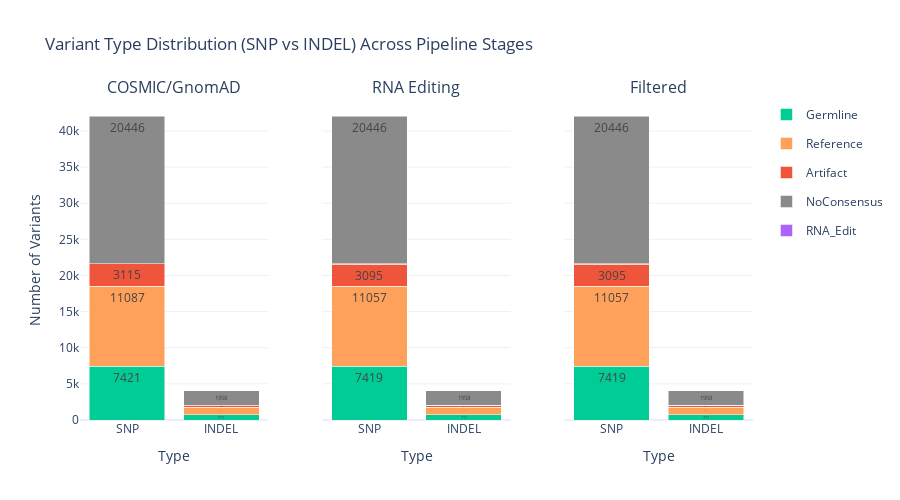
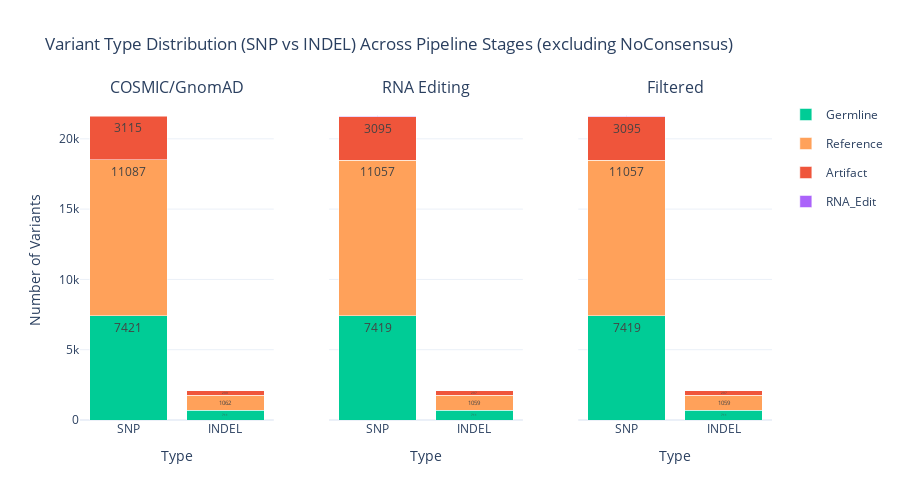

Write notebook code for charts like these, in order.
### Code cell
# Plot 2: Variant Type Distribution
print("Variant Type Distribution:")
figs = standard_visualizer.plot_variant_type_distribution()
if figs:
    for fig in figs:
        if fig:
            fig.show()

### Figure 1 — Plotly figure (JSON) as saved in the notebook; plotly's stock layout.template omitted (floating-point values rounded to 4 significant figures)
{"data": [{"hovertemplate": "<b>SNP</b><br>Germline: %{y}<extra></extra>", "legendgroup": "Germline", "marker": {"color": "#00CC96"}, "name": "Germline", "showlegend": true, "text": ["7421"], "textposition": "inside", "type": "bar", "x": ["SNP"], "xaxis": "x", "y": [7421], "yaxis": "y"}, {"hovertemplate": "<b>SNP</b><br>Reference: %{y}<extra></extra>", "legendgroup": "Reference", "marker": {"color": "#FFA15A"}, "name": "Reference", "showlegend": true, "text": ["11087"], "textposition": "inside", "type": "bar", "x": ["SNP"], "xaxis": "x", "y": [11087], "yaxis": "y"}, {"hovertemplate": "<b>SNP</b><br>Artifact: %{y}<extra></extra>", "legendgroup": "Artifact", "marker": {"color": "#EF553B"}, "name": "Artifact", "showlegend": true, "text": ["3115"], "textposition": "inside", "type": "bar", "x": ["SNP"], "xaxis": "x", "y": [3115], "yaxis": "y"}, {"hovertemplate": "<b>SNP</b><br>NoConsensus: %{y}<extra></extra>", "legendgroup": "NoConsensus", "marker": {"color": "#8A8A8A"}, "name": "NoConsensus", "showlegend": true, "text": ["20446"], "textposition": "inside", "type": "bar", "x": ["SNP"], "xaxis": "x", "y": [20446], "yaxis": "y"}, {"hovertemplate": "<b>INDEL</b><br>Germline: %{y}<extra></extra>", "legendgroup": "Germline", "marker": {"color": "#00CC96"}, "name": "Germline", "showlegend": false, "text": ["711"], "textposition": "inside", "type": "bar", "x": ["INDEL"], "xaxis": "x", "y": [711], "yaxis": "y"}, {"hovertemplate": "<b>INDEL</b><br>Reference: %{y}<extra></extra>", "legendgroup": "Reference", "marker": {"color": "#FFA15A"}, "name": "Reference", "showlegend": false, "text": ["1062"], "textposition": "inside", "type": "bar", "x": ["INDEL"], "xaxis": "x", "y": [1062], "yaxis": "y"}, {"hovertemplate": "<b>INDEL</b><br>Artifact: %{y}<extra></extra>", "legendgroup": "Artifact", "marker": {"color": "#EF553B"}, "name": "Artifact", "showlegend": false, "text": ["299"], "textposition": "inside", "type": "bar", "x": ["INDEL"], "xaxis": "x", "y": [299], "yaxis": "y"}, {"hovertemplate": "<b>INDEL</b><br>NoConsensus: %{y}<extra></extra>", "legendgroup": "NoConsensus", "marker": {"color": "#8A8A8A"}, "name": "NoConsensus", "showlegend": false, "text": ["1958"], "textposition": "inside", "type": "bar", "x": ["INDEL"], "xaxis": "x", "y": [1958], "yaxis": "y"}, {"hovertemplate": "<b>SNP</b><br>Germline: %{y}<extra></extra>", "legendgroup": "Germline", "marker": {"color": "#00CC96"}, "name": "Germline", "showlegend": false, "text": ["7419"], "textposition": "inside", "type": "bar", "x": ["SNP"], "xaxis": "x2", "y": [7419], "yaxis": "y2"}, {"hovertemplate": "<b>SNP</b><br>Reference: %{y}<extra></extra>", "legendgroup": "Reference", "marker": {"color": "#FFA15A"}, "name": "Reference", "showlegend": false, "text": ["11057"], "textposition": "inside", "type": "bar", "x": ["SNP"], "xaxis": "x2", "y": [11057], "yaxis": "y2"}, {"hovertemplate": "<b>SNP</b><br>Artifact: %{y}<extra></extra>", "legendgroup": "Artifact", "marker": {"color": "#EF553B"}, "name": "Artifact", "showlegend": false, "text": ["3095"], "textposition": "inside", "type": "bar", "x": ["SNP"], "xaxis": "x2", "y": [3095], "yaxis": "y2"}, {"hovertemplate": "<b>SNP</b><br>RNA_Edit: %{y}<extra></extra>", "legendgroup": "RNA_Edit", "marker": {"color": "#AB63FA"}, "name": "RNA_Edit", "showlegend": true, "text": ["52"], "textposition": "inside", "type": "bar", "x": ["SNP"], "xaxis": "x2", "y": [52], "yaxis": "y2"}, {"hovertemplate": "<b>SNP</b><br>NoConsensus: %{y}<extra></extra>", "legendgroup": "NoConsensus", "marker": {"color": "#8A8A8A"}, "name": "NoConsensus", "showlegend": false, "text": ["20446"], "textposition": "inside", "type": "bar", "x": ["SNP"], "xaxis": "x2", "y": [20446], "yaxis": "y2"}, {"hovertemplate": "<b>INDEL</b><br>Germline: %{y}<extra></extra>", "legendgroup": "Germline", "marker": {"color": "#00CC96"}, "name": "Germline", "showlegend": false, "text": ["711"], "textposition": "inside", "type": "bar", "x": ["INDEL"], "xaxis": "x2", "y": [711], "yaxis": "y2"}, {"hovertemplate": "<b>INDEL</b><br>Reference: %{y}<extra></extra>", "legendgroup": "Reference", "marker": {"color": "#FFA15A"}, "name": "Reference", "showlegend": false, "text": ["1059"], "textposition": "inside", "type": "bar", "x": ["INDEL"], "xaxis": "x2", "y": [1059], "yaxis": "y2"}, {"hovertemplate": "<b>INDEL</b><br>Artifact: %{y}<extra></extra>", "legendgroup": "Artifact", "marker": {"color": "#EF553B"}, "name": "Artifact", "showlegend": false, "text": ["297"], "textposition": "inside", "type": "bar", "x": ["INDEL"], "xaxis": "x2", "y": [297], "yaxis": "y2"}, {"hovertemplate": "<b>INDEL</b><br>RNA_Edit: %{y}<extra></extra>", "legendgroup": "RNA_Edit", "marker": {"color": "#AB63FA"}, "name": "RNA_Edit", "showlegend": false, "text": ["5"], "textposition": "inside", "type": "bar", "x": ["INDEL"], "xaxis": "x2", "y": [5], "yaxis": "y2"}, {"hovertemplate": "<b>INDEL</b><br>NoConsensus: %{y}<extra></extra>", "legendgroup": "NoConsensus", "marker": {"color": "#8A8A8A"}, "name": "NoConsensus", "showlegend": false, "text": ["1958"], "textposition": "inside", "type": "bar", "x": ["INDEL"], "xaxis": "x2", "y": [1958], "yaxis": "y2"}, {"hovertemplate": "<b>SNP</b><br>Germline: %{y}<extra></extra>", "legendgroup": "Germline", "marker": {"color": "#00CC96"}, "name": "Germline", "showlegend": false, "text": ["7419"], "textposition": "inside", "type": "bar", "x": ["SNP"], "xaxis": "x3", "y": [7419], "yaxis": "y3"}, {"hovertemplate": "<b>SNP</b><br>Reference: %{y}<extra></extra>", "legendgroup": "Reference", "marker": {"color": "#FFA15A"}, "name": "Reference", "showlegend": false, "text": ["11057"], "textposition": "inside", "type": "bar", "x": ["SNP"], "xaxis": "x3", "y": [11057], "yaxis": "y3"}, {"hovertemplate": "<b>SNP</b><br>Artifact: %{y}<extra></extra>", "legendgroup": "Artifact", "marker": {"color": "#EF553B"}, "name": "Artifact", "showlegend": false, "text": ["3095"], "textposition": "inside", "type": "bar", "x": ["SNP"], "xaxis": "x3", "y": [3095], "yaxis": "y3"}, {"hovertemplate": "<b>SNP</b><br>RNA_Edit: %{y}<extra></extra>", "legendgroup": "RNA_Edit", "marker": {"color": "#AB63FA"}, "name": "RNA_Edit", "showlegend": false, "text": ["52"], "textposition": "inside", "type": "bar", "x": ["SNP"], "xaxis": "x3", "y": [52], "yaxis": "y3"}, {"hovertemplate": "<b>SNP</b><br>NoConsensus: %{y}<extra></extra>", "legendgroup": "NoConsensus", "marker": {"color": "#8A8A8A"}, "name": "NoConsensus", "showlegend": false, "text": ["20446"], "textposition": "inside", "type": "bar", "x": ["SNP"], "xaxis": "x3", "y": [20446], "yaxis": "y3"}, {"hovertemplate": "<b>INDEL</b><br>Germline: %{y}<extra></extra>", "legendgroup": "Germline", "marker": {"color": "#00CC96"}, "name": "Germline", "showlegend": false, "text": ["711"], "textposition": "inside", "type": "bar", "x": ["INDEL"], "xaxis": "x3", "y": [711], "yaxis": "y3"}, {"hovertemplate": "<b>INDEL</b><br>Reference: %{y}<extra></extra>", "legendgroup": "Reference", "marker": {"color": "#FFA15A"}, "name": "Reference", "showlegend": false, "text": ["1059"], "textposition": "inside", "type": "bar", "x": ["INDEL"], "xaxis": "x3", "y": [1059], "yaxis": "y3"}, {"hovertemplate": "<b>INDEL</b><br>Artifact: %{y}<extra></extra>", "legendgroup": "Artifact", "marker": {"color": "#EF553B"}, "name": "Artifact", "showlegend": false, "text": ["297"], "textposition": "inside", "type": "bar", "x": ["INDEL"], "xaxis": "x3", "y": [297], "yaxis": "y3"}, {"hovertemplate": "<b>INDEL</b><br>RNA_Edit: %{y}<extra></extra>", "legendgroup": "RNA_Edit", "marker": {"color": "#AB63FA"}, "name": "RNA_Edit", "showlegend": false, "text": ["5"], "textposition": "inside", "type": "bar", "x": ["INDEL"], "xaxis": "x3", "y": [5], "yaxis": "y3"}, {"hovertemplate": "<b>INDEL</b><br>NoConsensus: %{y}<extra></extra>", "legendgroup": "NoConsensus", "marker": {"color": "#8A8A8A"}, "name": "NoConsensus", "showlegend": false, "text": ["1958"], "textposition": "inside", "type": "bar", "x": ["INDEL"], "xaxis": "x3", "y": [1958], "yaxis": "y3"}], "layout": {"annotations": [{"font": {"size": 16}, "showarrow": false, "text": "COSMIC/GnomAD", "x": 0.14, "xanchor": "center", "xref": "paper", "y": 1, "yanchor": "bottom", "yref": "paper"}, {"font": {"size": 16}, "showarrow": false, "text": "RNA Editing", "x": 0.5, "xanchor": "center", "xref": "paper", "y": 1, "yanchor": "bottom", "yref": "paper"}, {"font": {"size": 16}, "showarrow": false, "text": "Filtered", "x": 0.86, "xanchor": "center", "xref": "paper", "y": 1, "yanchor": "bottom", "yref": "paper"}], "barmode": "stack", "height": 500, "showlegend": true, "title": {"text": "Variant Type Distribution (SNP vs INDEL) Across Pipeline Stages"}, "xaxis": {"anchor": "y", "domain": [0, 0.28], "title": {"text": "Type"}}, "xaxis2": {"anchor": "y2", "domain": [0.36, 0.64], "title": {"text": "Type"}}, "xaxis3": {"anchor": "y3", "domain": [0.72, 1], "title": {"text": "Type"}}, "yaxis": {"anchor": "x", "domain": [0, 1], "title": {"text": "Number of Variants"}}, "yaxis2": {"anchor": "x2", "domain": [0, 1], "matches": "y", "showticklabels": false}, "yaxis3": {"anchor": "x3", "domain": [0, 1], "matches": "y", "showticklabels": false}}}

### Figure 2 — Plotly figure (JSON) as saved in the notebook; plotly's stock layout.template omitted (floating-point values rounded to 4 significant figures)
{"data": [{"hovertemplate": "<b>SNP</b><br>Germline: %{y}<extra></extra>", "legendgroup": "Germline", "marker": {"color": "#00CC96"}, "name": "Germline", "showlegend": true, "text": ["7421"], "textposition": "inside", "type": "bar", "x": ["SNP"], "xaxis": "x", "y": [7421], "yaxis": "y"}, {"hovertemplate": "<b>SNP</b><br>Reference: %{y}<extra></extra>", "legendgroup": "Reference", "marker": {"color": "#FFA15A"}, "name": "Reference", "showlegend": true, "text": ["11087"], "textposition": "inside", "type": "bar", "x": ["SNP"], "xaxis": "x", "y": [11087], "yaxis": "y"}, {"hovertemplate": "<b>SNP</b><br>Artifact: %{y}<extra></extra>", "legendgroup": "Artifact", "marker": {"color": "#EF553B"}, "name": "Artifact", "showlegend": true, "text": ["3115"], "textposition": "inside", "type": "bar", "x": ["SNP"], "xaxis": "x", "y": [3115], "yaxis": "y"}, {"hovertemplate": "<b>INDEL</b><br>Germline: %{y}<extra></extra>", "legendgroup": "Germline", "marker": {"color": "#00CC96"}, "name": "Germline", "showlegend": false, "text": ["711"], "textposition": "inside", "type": "bar", "x": ["INDEL"], "xaxis": "x", "y": [711], "yaxis": "y"}, {"hovertemplate": "<b>INDEL</b><br>Reference: %{y}<extra></extra>", "legendgroup": "Reference", "marker": {"color": "#FFA15A"}, "name": "Reference", "showlegend": false, "text": ["1062"], "textposition": "inside", "type": "bar", "x": ["INDEL"], "xaxis": "x", "y": [1062], "yaxis": "y"}, {"hovertemplate": "<b>INDEL</b><br>Artifact: %{y}<extra></extra>", "legendgroup": "Artifact", "marker": {"color": "#EF553B"}, "name": "Artifact", "showlegend": false, "text": ["299"], "textposition": "inside", "type": "bar", "x": ["INDEL"], "xaxis": "x", "y": [299], "yaxis": "y"}, {"hovertemplate": "<b>SNP</b><br>Germline: %{y}<extra></extra>", "legendgroup": "Germline", "marker": {"color": "#00CC96"}, "name": "Germline", "showlegend": false, "text": ["7419"], "textposition": "inside", "type": "bar", "x": ["SNP"], "xaxis": "x2", "y": [7419], "yaxis": "y2"}, {"hovertemplate": "<b>SNP</b><br>Reference: %{y}<extra></extra>", "legendgroup": "Reference", "marker": {"color": "#FFA15A"}, "name": "Reference", "showlegend": false, "text": ["11057"], "textposition": "inside", "type": "bar", "x": ["SNP"], "xaxis": "x2", "y": [11057], "yaxis": "y2"}, {"hovertemplate": "<b>SNP</b><br>Artifact: %{y}<extra></extra>", "legendgroup": "Artifact", "marker": {"color": "#EF553B"}, "name": "Artifact", "showlegend": false, "text": ["3095"], "textposition": "inside", "type": "bar", "x": ["SNP"], "xaxis": "x2", "y": [3095], "yaxis": "y2"}, {"hovertemplate": "<b>SNP</b><br>RNA_Edit: %{y}<extra></extra>", "legendgroup": "RNA_Edit", "marker": {"color": "#AB63FA"}, "name": "RNA_Edit", "showlegend": true, "text": ["52"], "textposition": "inside", "type": "bar", "x": ["SNP"], "xaxis": "x2", "y": [52], "yaxis": "y2"}, {"hovertemplate": "<b>INDEL</b><br>Germline: %{y}<extra></extra>", "legendgroup": "Germline", "marker": {"color": "#00CC96"}, "name": "Germline", "showlegend": false, "text": ["711"], "textposition": "inside", "type": "bar", "x": ["INDEL"], "xaxis": "x2", "y": [711], "yaxis": "y2"}, {"hovertemplate": "<b>INDEL</b><br>Reference: %{y}<extra></extra>", "legendgroup": "Reference", "marker": {"color": "#FFA15A"}, "name": "Reference", "showlegend": false, "text": ["1059"], "textposition": "inside", "type": "bar", "x": ["INDEL"], "xaxis": "x2", "y": [1059], "yaxis": "y2"}, {"hovertemplate": "<b>INDEL</b><br>Artifact: %{y}<extra></extra>", "legendgroup": "Artifact", "marker": {"color": "#EF553B"}, "name": "Artifact", "showlegend": false, "text": ["297"], "textposition": "inside", "type": "bar", "x": ["INDEL"], "xaxis": "x2", "y": [297], "yaxis": "y2"}, {"hovertemplate": "<b>INDEL</b><br>RNA_Edit: %{y}<extra></extra>", "legendgroup": "RNA_Edit", "marker": {"color": "#AB63FA"}, "name": "RNA_Edit", "showlegend": false, "text": ["5"], "textposition": "inside", "type": "bar", "x": ["INDEL"], "xaxis": "x2", "y": [5], "yaxis": "y2"}, {"hovertemplate": "<b>SNP</b><br>Germline: %{y}<extra></extra>", "legendgroup": "Germline", "marker": {"color": "#00CC96"}, "name": "Germline", "showlegend": false, "text": ["7419"], "textposition": "inside", "type": "bar", "x": ["SNP"], "xaxis": "x3", "y": [7419], "yaxis": "y3"}, {"hovertemplate": "<b>SNP</b><br>Reference: %{y}<extra></extra>", "legendgroup": "Reference", "marker": {"color": "#FFA15A"}, "name": "Reference", "showlegend": false, "text": ["11057"], "textposition": "inside", "type": "bar", "x": ["SNP"], "xaxis": "x3", "y": [11057], "yaxis": "y3"}, {"hovertemplate": "<b>SNP</b><br>Artifact: %{y}<extra></extra>", "legendgroup": "Artifact", "marker": {"color": "#EF553B"}, "name": "Artifact", "showlegend": false, "text": ["3095"], "textposition": "inside", "type": "bar", "x": ["SNP"], "xaxis": "x3", "y": [3095], "yaxis": "y3"}, {"hovertemplate": "<b>SNP</b><br>RNA_Edit: %{y}<extra></extra>", "legendgroup": "RNA_Edit", "marker": {"color": "#AB63FA"}, "name": "RNA_Edit", "showlegend": false, "text": ["52"], "textposition": "inside", "type": "bar", "x": ["SNP"], "xaxis": "x3", "y": [52], "yaxis": "y3"}, {"hovertemplate": "<b>INDEL</b><br>Germline: %{y}<extra></extra>", "legendgroup": "Germline", "marker": {"color": "#00CC96"}, "name": "Germline", "showlegend": false, "text": ["711"], "textposition": "inside", "type": "bar", "x": ["INDEL"], "xaxis": "x3", "y": [711], "yaxis": "y3"}, {"hovertemplate": "<b>INDEL</b><br>Reference: %{y}<extra></extra>", "legendgroup": "Reference", "marker": {"color": "#FFA15A"}, "name": "Reference", "showlegend": false, "text": ["1059"], "textposition": "inside", "type": "bar", "x": ["INDEL"], "xaxis": "x3", "y": [1059], "yaxis": "y3"}, {"hovertemplate": "<b>INDEL</b><br>Artifact: %{y}<extra></extra>", "legendgroup": "Artifact", "marker": {"color": "#EF553B"}, "name": "Artifact", "showlegend": false, "text": ["297"], "textposition": "inside", "type": "bar", "x": ["INDEL"], "xaxis": "x3", "y": [297], "yaxis": "y3"}, {"hovertemplate": "<b>INDEL</b><br>RNA_Edit: %{y}<extra></extra>", "legendgroup": "RNA_Edit", "marker": {"color": "#AB63FA"}, "name": "RNA_Edit", "showlegend": false, "text": ["5"], "textposition": "inside", "type": "bar", "x": ["INDEL"], "xaxis": "x3", "y": [5], "yaxis": "y3"}], "layout": {"annotations": [{"font": {"size": 16}, "showarrow": false, "text": "COSMIC/GnomAD", "x": 0.14, "xanchor": "center", "xref": "paper", "y": 1, "yanchor": "bottom", "yref": "paper"}, {"font": {"size": 16}, "showarrow": false, "text": "RNA Editing", "x": 0.5, "xanchor": "center", "xref": "paper", "y": 1, "yanchor": "bottom", "yref": "paper"}, {"font": {"size": 16}, "showarrow": false, "text": "Filtered", "x": 0.86, "xanchor": "center", "xref": "paper", "y": 1, "yanchor": "bottom", "yref": "paper"}], "barmode": "stack", "height": 500, "showlegend": true, "title": {"text": "Variant Type Distribution (SNP vs INDEL) Across Pipeline Stages (excluding NoConsensus)"}, "xaxis": {"anchor": "y", "domain": [0, 0.28], "title": {"text": "Type"}}, "xaxis2": {"anchor": "y2", "domain": [0.36, 0.64], "title": {"text": "Type"}}, "xaxis3": {"anchor": "y3", "domain": [0.72, 1], "title": {"text": "Type"}}, "yaxis": {"anchor": "x", "domain": [0, 1], "title": {"text": "Number of Variants"}}, "yaxis2": {"anchor": "x2", "domain": [0, 1], "matches": "y", "showticklabels": false}, "yaxis3": {"anchor": "x3", "domain": [0, 1], "matches": "y", "showticklabels": false}}}
